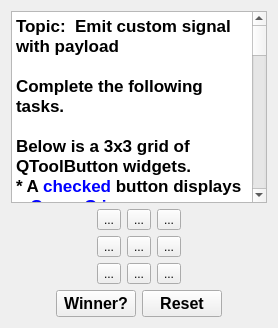
     <widget class="QWidget" name="tab_7">
      <attribute name="title">
       <string>P3</string>
      </attribute>
      <layout class="QVBoxLayout" name="verticalLayout_5">
       <item>
        <widget class="QTextBrowser" name="textBrowser_7">
         <property name="html">
          <string>&lt;!DOCTYPE HTML PUBLIC &quot;-//W3C//DTD HTML 4.0//EN&quot; &quot;http://www.w3.org/TR/REC-html40/strict.dtd&quot;&gt;
&lt;html&gt;&lt;head&gt;&lt;meta name=&quot;qrichtext&quot; content=&quot;1&quot; /&gt;&lt;style type=&quot;text/css&quot;&gt;
p, li { white-space: pre-wrap; }
&lt;/style&gt;&lt;/head&gt;&lt;body style=&quot; font-family:'Cantarell'; font-size:11pt; font-weight:400; font-style:normal;&quot;&gt;
&lt;p style=&quot; margin-top:0px; margin-bottom:0px; margin-left:0px; margin-right:0px; -qt-block-indent:0; text-indent:0px;&quot;&gt;&lt;span style=&quot; font-family:'.Lucida Grande UI'; font-size:13pt; font-weight:600;&quot;&gt;Topic:  Emit custom signal with payload&lt;/span&gt;&lt;/p&gt;
&lt;p style=&quot;-qt-paragraph-type:empty; margin-top:0px; margin-bottom:0px; margin-left:0px; margin-right:0px; -qt-block-indent:0; text-indent:0px; font-family:'.Lucida Grande UI'; font-size:13pt; font-weight:600;&quot;&gt;&lt;br /&gt;&lt;/p&gt;
&lt;p style=&quot; margin-top:0px; margin-bottom:0px; margin-left:0px; margin-right:0px; -qt-block-indent:0; text-indent:0px;&quot;&gt;&lt;span style=&quot; font-family:'.Lucida Grande UI'; font-size:13pt; font-weight:600;&quot;&gt;Complete the following tasks.&lt;/span&gt;&lt;/p&gt;
&lt;p style=&quot;-qt-paragraph-type:empty; margin-top:0px; margin-bottom:0px; margin-left:0px; margin-right:0px; -qt-block-indent:0; text-indent:0px; font-family:'.Lucida Grande UI'; font-size:13pt; font-weight:600;&quot;&gt;&lt;br /&gt;&lt;/p&gt;
&lt;p style=&quot; margin-top:0px; margin-bottom:0px; margin-left:0px; margin-right:0px; -qt-block-indent:0; text-indent:0px;&quot;&gt;&lt;span style=&quot; font-family:'.Lucida Grande UI'; font-size:13pt; font-weight:600;&quot;&gt;Below is a 3x3 grid of QToolButton widgets.  &lt;/span&gt;&lt;/p&gt;
&lt;p style=&quot; margin-top:0px; margin-bottom:0px; margin-left:0px; margin-right:0px; -qt-block-indent:0; text-indent:0px;&quot;&gt;&lt;span style=&quot; font-family:'.Lucida Grande UI'; font-size:13pt; font-weight:600;&quot;&gt;* A &lt;/span&gt;&lt;span style=&quot; font-family:'.Lucida Grande UI'; font-size:13pt; font-weight:600; color:#0000ff;&quot;&gt;checked &lt;/span&gt;&lt;span style=&quot; font-family:'.Lucida Grande UI'; font-size:13pt; font-weight:600;&quot;&gt;button displays a &lt;/span&gt;&lt;span style=&quot; font-family:'.Lucida Grande UI'; font-size:13pt; font-weight:600; color:#0000ff;&quot;&gt;Green G icon&lt;/span&gt;&lt;/p&gt;
&lt;p style=&quot; margin-top:0px; margin-bottom:0px; margin-left:0px; margin-right:0px; -qt-block-indent:0; text-indent:0px;&quot;&gt;&lt;span style=&quot; font-family:'.Lucida Grande UI'; font-size:13pt; font-weight:600;&quot;&gt;* An &lt;/span&gt;&lt;span style=&quot; font-family:'.Lucida Grande UI'; font-size:13pt; font-weight:600; color:#0000ff;&quot;&gt;unchecked&lt;/span&gt;&lt;span style=&quot; font-family:'.Lucida Grande UI'; font-size:13pt; font-weight:600;&quot;&gt; button displays a &lt;/span&gt;&lt;span style=&quot; font-family:'.Lucida Grande UI'; font-size:13pt; font-weight:600; color:#0000ff;&quot;&gt;RED R icon&lt;/span&gt;&lt;/p&gt;
&lt;p style=&quot;-qt-paragraph-type:empty; margin-top:0px; margin-bottom:0px; margin-left:0px; margin-right:0px; -qt-block-indent:0; text-indent:0px; font-family:'.Lucida Grande UI'; font-size:13pt; font-weight:600;&quot;&gt;&lt;br /&gt;&lt;/p&gt;
&lt;p style=&quot; margin-top:0px; margin-bottom:0px; margin-left:0px; margin-right:0px; -qt-block-indent:0; text-indent:0px;&quot;&gt;&lt;span style=&quot; font-family:'.Lucida Grande UI'; font-size:13pt; font-weight:600;&quot;&gt;* Add Qt/C++ statement(s) such that if &lt;/span&gt;&lt;span style=&quot; font-family:'.Lucida Grande UI'; font-size:13pt; font-weight:600; color:#0000ff;&quot;&gt;winnerButton&lt;/span&gt;&lt;span style=&quot; font-family:'.Lucida Grande UI'; font-size:13pt; font-weight:600;&quot;&gt; is clicked, your code will emit the &lt;/span&gt;&lt;span style=&quot; font-family:'.Lucida Grande UI'; font-size:13pt; font-weight:600; text-decoration: underline;&quot;&gt;custom signal&lt;/span&gt;&lt;span style=&quot; font-family:'.Lucida Grande UI'; font-size:13pt; font-weight:600;&quot;&gt; named &lt;/span&gt;&lt;span style=&quot; font-family:'.Lucida Grande UI'; font-size:13pt; font-weight:600; color:#0000ff;&quot;&gt;updateStatus&lt;/span&gt;&lt;span style=&quot; font-family:'.Lucida Grande UI'; font-size:13pt; font-weight:600;&quot;&gt; &lt;/span&gt;&lt;/p&gt;
&lt;p style=&quot; margin-top:0px; margin-bottom:0px; margin-left:0px; margin-right:0px; -qt-block-indent:0; text-indent:0px;&quot;&gt;&lt;span style=&quot; font-family:'.Lucida Grande UI'; font-size:13pt; font-weight:600;&quot;&gt;** Signal payload must be &lt;/span&gt;&lt;span style=&quot; font-family:'.Lucida Grande UI'; font-size:13pt; font-weight:600; color:#0000ff;&quot;&gt;true&lt;/span&gt;&lt;span style=&quot; font-family:'.Lucida Grande UI'; font-size:13pt; font-weight:600;&quot;&gt; if any three tool buttons in the same row, column or diagonal are &lt;/span&gt;&lt;span style=&quot; font-family:'.Lucida Grande UI'; font-size:13pt; font-weight:600; text-decoration: underline; color:#0000ff;&quot;&gt;checked&lt;/span&gt;&lt;/p&gt;
&lt;p style=&quot; margin-top:0px; margin-bottom:0px; margin-left:0px; margin-right:0px; -qt-block-indent:0; text-indent:0px;&quot;&gt;&lt;span style=&quot; font-family:'.Lucida Grande UI'; font-size:13pt; font-weight:600;&quot;&gt;** Signal payload must be &lt;/span&gt;&lt;span style=&quot; font-family:'.Lucida Grande UI'; font-size:13pt; font-weight:600; color:#0000ff;&quot;&gt;false&lt;/span&gt;&lt;span style=&quot; font-family:'.Lucida Grande UI'; font-size:13pt; font-weight:600;&quot;&gt; otherwise&lt;/span&gt;&lt;/p&gt;
&lt;p style=&quot; margin-top:0px; margin-bottom:0px; margin-left:0px; margin-right:0px; -qt-block-indent:0; text-indent:0px;&quot;&gt;&lt;span style=&quot; font-family:'.Lucida Grande UI'; font-size:13pt; font-weight:600;&quot;&gt;** The provided code in &lt;/span&gt;&lt;span style=&quot; font-family:'.Lucida Grande UI'; font-size:13pt; font-weight:600; color:#0000ff;&quot;&gt;main.cpp&lt;/span&gt;&lt;span style=&quot; font-family:'.Lucida Grande UI'; font-size:13pt; font-weight:600;&quot;&gt; will output &lt;/span&gt;&lt;span style=&quot; font-family:'.Lucida Grande UI'; font-size:13pt; font-weight:600; text-decoration: underline;&quot;&gt;winner&lt;/span&gt;&lt;span style=&quot; font-family:'.Lucida Grande UI'; font-size:13pt; font-weight:600;&quot;&gt; or &lt;/span&gt;&lt;span style=&quot; font-family:'.Lucida Grande UI'; font-size:13pt; font-weight:600; text-decoration: underline;&quot;&gt;loser&lt;/span&gt;&lt;span style=&quot; font-family:'.Lucida Grande UI'; font-size:13pt; font-weight:600;&quot;&gt; to the debug console in response to the custom signal and its payload&lt;/span&gt;&lt;/p&gt;
&lt;p style=&quot;-qt-paragraph-type:empty; margin-top:0px; margin-bottom:0px; margin-left:0px; margin-right:0px; -qt-block-indent:0; text-indent:0px; font-family:'.Lucida Grande UI'; font-size:13pt; font-weight:600;&quot;&gt;&lt;br /&gt;&lt;/p&gt;
&lt;p style=&quot; margin-top:0px; margin-bottom:0px; margin-left:0px; margin-right:0px; -qt-block-indent:0; text-indent:0px;&quot;&gt;&lt;span style=&quot; font-family:'.Lucida Grande UI'; font-size:13pt; font-weight:600;&quot;&gt;* Add Qt/C++ statement(s) that will &lt;/span&gt;&lt;span style=&quot; font-family:'.Lucida Grande UI'; font-size:13pt; font-weight:600; color:#0000ff;&quot;&gt;uncheck&lt;/span&gt;&lt;span style=&quot; font-family:'.Lucida Grande UI'; font-size:13pt; font-weight:600;&quot;&gt; all nine QToolButtons when the &lt;/span&gt;&lt;span style=&quot; font-family:'.Lucida Grande UI'; font-size:13pt; font-weight:600; color:#0000ff;&quot;&gt;resetButton&lt;/span&gt;&lt;span style=&quot; font-family:'.Lucida Grande UI'; font-size:13pt; font-weight:600;&quot;&gt; is clicked&lt;/span&gt;&lt;/p&gt;
&lt;p style=&quot;-qt-paragraph-type:empty; margin-top:0px; margin-bottom:0px; margin-left:0px; margin-right:0px; -qt-block-indent:0; text-indent:0px; font-family:'.Lucida Grande UI'; font-size:13pt; font-weight:600;&quot;&gt;&lt;br /&gt;&lt;/p&gt;
&lt;p style=&quot; margin-top:0px; margin-bottom:0px; margin-left:0px; margin-right:0px; -qt-block-indent:0; text-indent:0px;&quot;&gt;&lt;span style=&quot; font-family:'.Lucida Grande UI'; font-size:13pt; font-weight:600;&quot;&gt;HINT:  widget names are &lt;/span&gt;&lt;span style=&quot; font-family:'.Lucida Grande UI'; font-size:13pt; font-weight:600; color:#0000ff;&quot;&gt;resetButton&lt;/span&gt;&lt;span style=&quot; font-family:'.Lucida Grande UI'; font-size:13pt; font-weight:600;&quot;&gt;, and &lt;/span&gt;&lt;span style=&quot; font-family:'.Lucida Grande UI'; font-size:13pt; font-weight:600; color:#0000ff;&quot;&gt;winnerButton&lt;/span&gt;&lt;span style=&quot; font-family:'.Lucida Grande UI'; font-size:13pt; font-weight:600;&quot;&gt;, and the tool buttons are named as follows&lt;/span&gt;&lt;/p&gt;
&lt;p style=&quot; margin-top:0px; margin-bottom:0px; margin-left:0px; margin-right:0px; -qt-block-indent:0; text-indent:0px;&quot;&gt;&lt;span style=&quot; font-family:'.Lucida Grande UI'; font-size:13pt; font-weight:600; color:#0000ff;&quot;&gt;    button1&lt;/span&gt;&lt;span style=&quot; font-family:'.Lucida Grande UI'; font-size:13pt; font-weight:600;&quot;&gt;, &lt;/span&gt;&lt;span style=&quot; font-family:'.Lucida Grande UI'; font-size:13pt; font-weight:600; color:#0000ff;&quot;&gt;button2&lt;/span&gt;&lt;span style=&quot; font-family:'.Lucida Grande UI'; font-size:13pt; font-weight:600;&quot;&gt;, &lt;/span&gt;&lt;span style=&quot; font-family:'.Lucida Grande UI'; font-size:13pt; font-weight:600; color:#0000ff;&quot;&gt;button3&lt;/span&gt;&lt;span style=&quot; font-family:'.Lucida Grande UI'; font-size:13pt; font-weight:600;&quot;&gt;, &lt;/span&gt;&lt;/p&gt;
&lt;p style=&quot; margin-top:0px; margin-bottom:0px; margin-left:0px; margin-right:0px; -qt-block-indent:0; text-indent:0px;&quot;&gt;&lt;span style=&quot; font-family:'.Lucida Grande UI'; font-size:13pt; font-weight:600; color:#0000ff;&quot;&gt;    button4&lt;/span&gt;&lt;span style=&quot; font-family:'.Lucida Grande UI'; font-size:13pt; font-weight:600;&quot;&gt;, &lt;/span&gt;&lt;span style=&quot; font-family:'.Lucida Grande UI'; font-size:13pt; font-weight:600; color:#0000ff;&quot;&gt;button5&lt;/span&gt;&lt;span style=&quot; font-family:'.Lucida Grande UI'; font-size:13pt; font-weight:600;&quot;&gt;, &lt;/span&gt;&lt;span style=&quot; font-family:'.Lucida Grande UI'; font-size:13pt; font-weight:600; color:#0000ff;&quot;&gt;button6&lt;/span&gt;&lt;span style=&quot; font-family:'.Lucida Grande UI'; font-size:13pt; font-weight:600;&quot;&gt;, &lt;/span&gt;&lt;/p&gt;
&lt;p style=&quot; margin-top:0px; margin-bottom:0px; margin-left:0px; margin-right:0px; -qt-block-indent:0; text-indent:0px;&quot;&gt;&lt;span style=&quot; font-family:'.Lucida Grande UI'; font-size:13pt; font-weight:600; color:#0000ff;&quot;&gt;    button7&lt;/span&gt;&lt;span style=&quot; font-family:'.Lucida Grande UI'; font-size:13pt; font-weight:600;&quot;&gt;, &lt;/span&gt;&lt;span style=&quot; font-family:'.Lucida Grande UI'; font-size:13pt; font-weight:600; color:#0000ff;&quot;&gt;button8&lt;/span&gt;&lt;span style=&quot; font-family:'.Lucida Grande UI'; font-size:13pt; font-weight:600;&quot;&gt;, &lt;/span&gt;&lt;span style=&quot; font-family:'.Lucida Grande UI'; font-size:13pt; font-weight:600; color:#0000ff;&quot;&gt;button9&lt;/span&gt;&lt;/p&gt;
&lt;p style=&quot;-qt-paragraph-type:empty; margin-top:0px; margin-bottom:0px; margin-left:0px; margin-right:0px; -qt-block-indent:0; text-indent:0px; font-family:'.Lucida Grande UI'; font-size:13pt; font-weight:600; color:#000000;&quot;&gt;&lt;br /&gt;&lt;/p&gt;
&lt;p style=&quot; margin-top:0px; margin-bottom:0px; margin-left:0px; margin-right:0px; -qt-block-indent:0; text-indent:0px;&quot;&gt;&lt;span style=&quot; font-family:'.Lucida Grande UI'; font-size:13pt; font-weight:600; color:#ff0000;&quot;&gt;Do NOT use the Designer tool to modify the main form itself or to create the pop-up dialog or you will receive&lt;/span&gt;&lt;span style=&quot; font-family:'.Lucida Grande UI'; font-size:13pt; font-weight:600; color:#000000;&quot;&gt; zero credit (0 points).&lt;/span&gt;&lt;/p&gt;
&lt;p style=&quot;-qt-paragraph-type:empty; margin-top:0px; margin-bottom:0px; margin-left:0px; margin-right:0px; -qt-block-indent:0; text-indent:0px; font-family:'.Lucida Grande UI'; font-size:13pt; font-weight:600; color:#000000;&quot;&gt;&lt;br /&gt;&lt;/p&gt;&lt;/body&gt;&lt;/html&gt;</string>
         </property>
        </widget>
       </item>
       <item>
        <layout class="QHBoxLayout" name="horizontalLayout_12">
         <item>
          <spacer name="horizontalSpacer_18">
           <property name="orientation">
            <enum>Qt::Horizontal</enum>
           </property>
           <property name="sizeHint" stdset="0">
            <size>
             <width>40</width>
             <height>20</height>
            </size>
           </property>
          </spacer>
         </item>
         <item>
          <layout class="QGridLayout" name="gridLayout">
           <item row="0" column="0">
            <widget class="QToolButton" name="button1">
             <property name="text">
              <string>...</string>
             </property>
             <property name="icon">
              <iconset resource="resources.qrc">
               <normaloff>:/images/red.png</normaloff>
               <normalon>:/images/green.png</normalon>:/images/red.png</iconset>
             </property>
             <property name="iconSize">
              <size>
               <width>30</width>
               <height>30</height>
              </size>
             </property>
             <property name="checkable">
              <bool>true</bool>
             </property>
            </widget>
           </item>
           <item row="0" column="1">
            <widget class="QToolButton" name="button2">
             <property name="text">
              <string>...</string>
             </property>
             <property name="icon">
              <iconset resource="resources.qrc">
               <normaloff>:/images/red.png</normaloff>
               <normalon>:/images/green.png</normalon>:/images/red.png</iconset>
             </property>
             <property name="iconSize">
              <size>
               <width>30</width>
               <height>30</height>
              </size>
             </property>
             <property name="checkable">
              <bool>true</bool>
             </property>
            </widget>
           </item>
           <item row="0" column="2">
            <widget class="QToolButton" name="button3">
             <property name="text">
              <string>...</string>
             </property>
             <property name="icon">
              <iconset resource="resources.qrc">
               <normaloff>:/images/red.png</normaloff>
               <normalon>:/images/green.png</normalon>:/images/red.png</iconset>
             </property>
             <property name="iconSize">
              <size>
               <width>30</width>
               <height>30</height>
              </size>
             </property>
             <property name="checkable">
              <bool>true</bool>
             </property>
            </widget>
           </item>
           <item row="1" column="0">
            <widget class="QToolButton" name="button4">
             <property name="text">
              <string>...</string>
             </property>
             <property name="icon">
              <iconset resource="resources.qrc">
               <normaloff>:/images/red.png</normaloff>
               <normalon>:/images/green.png</normalon>:/images/red.png</iconset>
             </property>
             <property name="iconSize">
              <size>
               <width>30</width>
               <height>30</height>
              </size>
             </property>
             <property name="checkable">
              <bool>true</bool>
             </property>
            </widget>
           </item>
           <item row="1" column="1">
            <widget class="QToolButton" name="button5">
             <property name="text">
              <string>...</string>
             </property>
             <property name="icon">
              <iconset resource="resources.qrc">
               <normaloff>:/images/red.png</normaloff>
               <normalon>:/images/green.png</normalon>:/images/red.png</iconset>
             </property>
             <property name="iconSize">
              <size>
               <width>30</width>
               <height>30</height>
              </size>
             </property>
             <property name="checkable">
              <bool>true</bool>
             </property>
            </widget>
           </item>
           <item row="1" column="2">
            <widget class="QToolButton" name="button6">
             <property name="text">
              <string>...</string>
             </property>
             <property name="icon">
              <iconset resource="resources.qrc">
               <normaloff>:/images/red.png</normaloff>
               <normalon>:/images/green.png</normalon>:/images/red.png</iconset>
             </property>
             <property name="iconSize">
              <size>
               <width>30</width>
               <height>30</height>
              </size>
             </property>
             <property name="checkable">
              <bool>true</bool>
             </property>
            </widget>
           </item>
           <item row="2" column="0">
            <widget class="QToolButton" name="button7">
             <property name="text">
              <string>...</string>
             </property>
             <property name="icon">
              <iconset resource="resources.qrc">
               <normaloff>:/images/red.png</normaloff>
               <normalon>:/images/green.png</normalon>:/images/red.png</iconset>
             </property>
             <property name="iconSize">
              <size>
               <width>30</width>
               <height>30</height>
              </size>
             </property>
             <property name="checkable">
              <bool>true</bool>
             </property>
            </widget>
           </item>
           <item row="2" column="1">
            <widget class="QToolButton" name="button8">
             <property name="text">
              <string>...</string>
             </property>
             <property name="icon">
              <iconset resource="resources.qrc">
               <normaloff>:/images/red.png</normaloff>
               <normalon>:/images/green.png</normalon>:/images/red.png</iconset>
             </property>
             <property name="iconSize">
              <size>
               <width>30</width>
               <height>30</height>
              </size>
             </property>
             <property name="checkable">
              <bool>true</bool>
             </property>
            </widget>
           </item>
           <item row="2" column="2">
            <widget class="QToolButton" name="button9">
             <property name="text">
              <string>...</string>
             </property>
             <property name="icon">
              <iconset resource="resources.qrc">
               <normaloff>:/images/red.png</normaloff>
               <normalon>:/images/green.png</normalon>:/images/red.png</iconset>
             </property>
             <property name="iconSize">
              <size>
               <width>30</width>
               <height>30</height>
              </size>
             </property>
             <property name="checkable">
              <bool>true</bool>
             </property>
            </widget>
           </item>
          </layout>
         </item>
         <item>
          <spacer name="horizontalSpacer_22">
           <property name="orientation">
            <enum>Qt::Horizontal</enum>
           </property>
           <property name="sizeHint" stdset="0">
            <size>
             <width>40</width>
             <height>20</height>
            </size>
           </property>
          </spacer>
         </item>
        </layout>
       </item>
       <item>
        <layout class="QHBoxLayout" name="horizontalLayout_6">
         <item>
          <spacer name="horizontalSpacer_12">
           <property name="orientation">
            <enum>Qt::Horizontal</enum>
           </property>
           <property name="sizeHint" stdset="0">
            <size>
             <width>40</width>
             <height>20</height>
            </size>
           </property>
          </spacer>
         </item>
         <item>
          <widget class="QPushButton" name="winnerButton">
           <property name="font">
            <font>
             <pointsize>12</pointsize>
             <weight>75</weight>
             <bold>true</bold>
            </font>
           </property>
           <property name="text">
            <string>Winner?</string>
           </property>
          </widget>
         </item>
         <item>
          <widget class="QPushButton" name="resetButton">
           <property name="font">
            <font>
             <pointsize>12</pointsize>
             <weight>75</weight>
             <bold>true</bold>
            </font>
           </property>
           <property name="text">
            <string>Reset</string>
           </property>
          </widget>
         </item>
         <item>
          <spacer name="horizontalSpacer_15">
           <property name="orientation">
            <enum>Qt::Horizontal</enum>
           </property>
           <property name="sizeHint" stdset="0">
            <size>
             <width>40</width>
             <height>20</height>
            </size>
           </property>
          </spacer>
         </item>
        </layout>
       </item>
      </layout>
     </widget>
